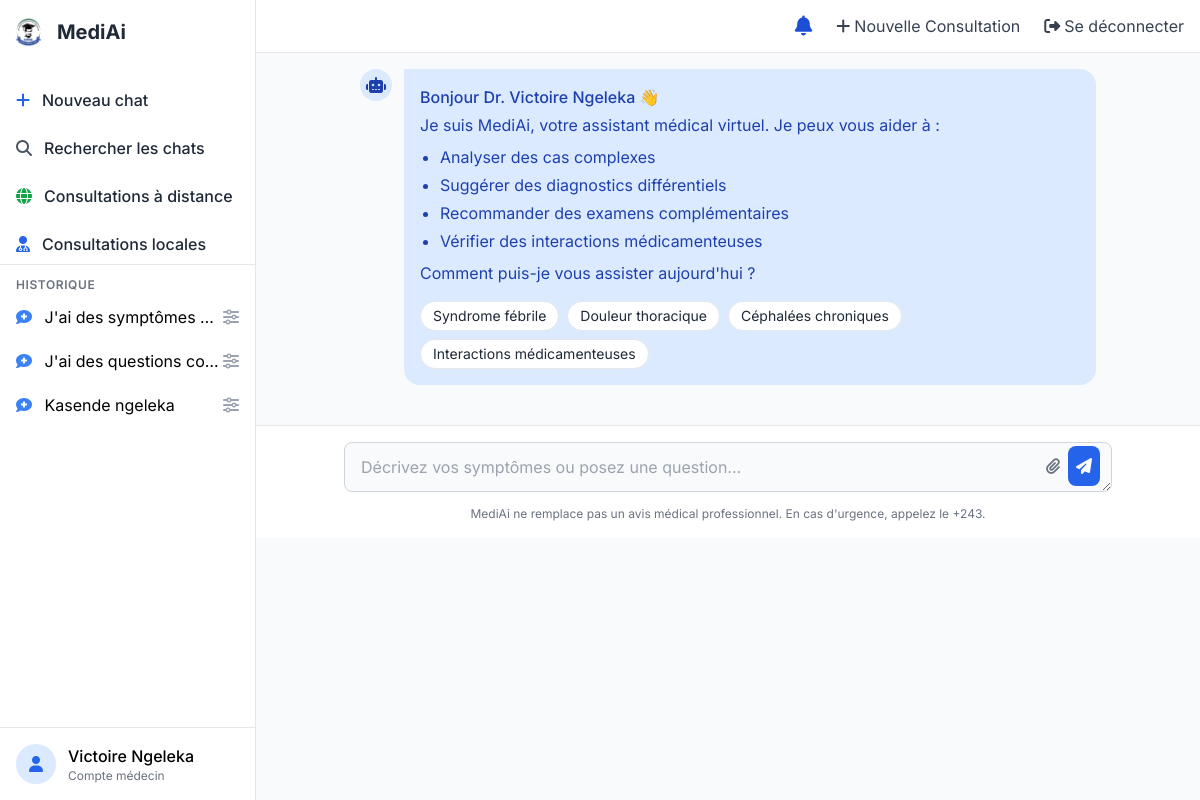
/ (signed in), run on an earlier commit of the app's database.
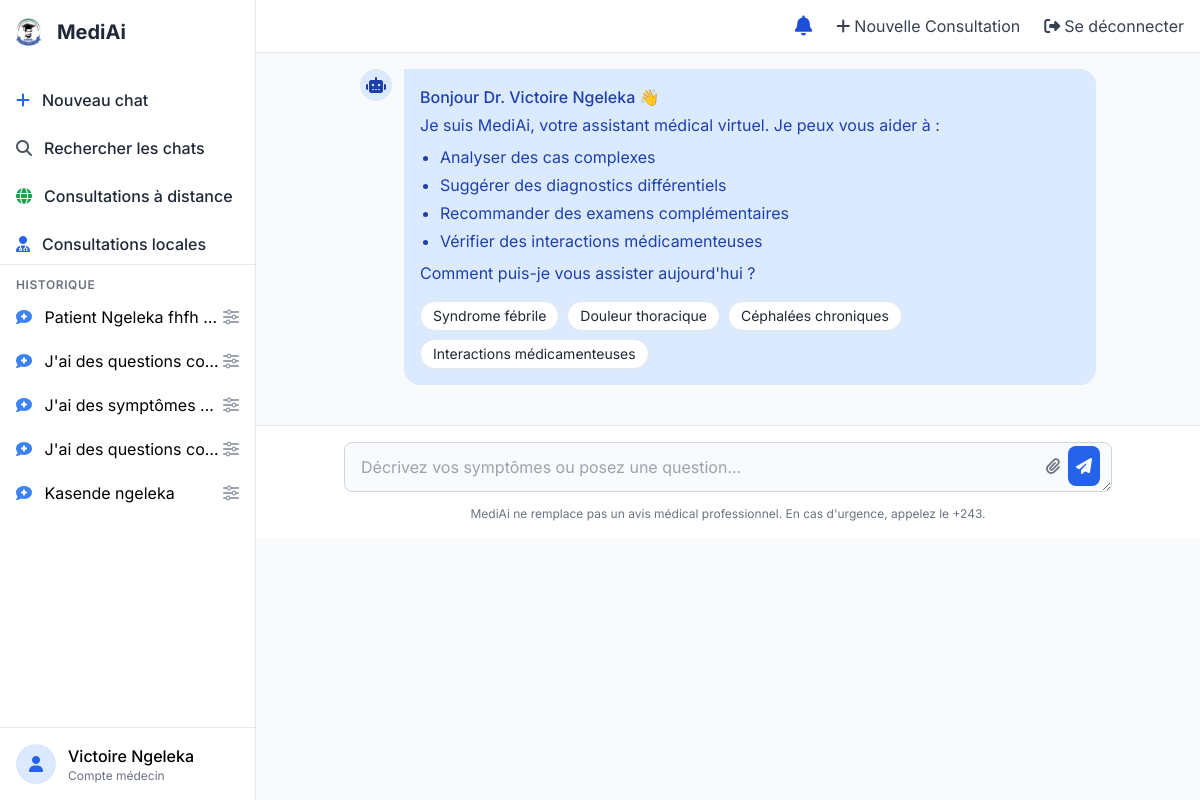
And on a later commit of the database.
### chat/models.py (models this page shows, shortened)
class Conversation(models.Model):
    nom = models.CharField(max_length=100, blank=True, null=True)
    user = models.ForeignKey(CustomUser, on_delete=models.CASCADE, related_name="conversations")
    fiche = models.ForeignKey(FicheConsultation, on_delete=models.CASCADE, related_name="conversations", null=True, blank=True)
    created_at = models.DateTimeField(auto_now_add=True)
    updated_at = models.DateTimeField(auto_now=True)
    class Meta:
        ordering = ['-created_at']
        verbose_name = 'Conversation'
        verbose_name_plural = 'Conversations'

### chat/views.py (the view, shortened to what this page needs)
# urls.py: path('', views.AnalyseSymptomesView.as_view(), name='analyse'),
@method_decorator(csrf_exempt, name='dispatch')
@method_decorator(user_passes_test(is_medecin), name='dispatch')
class AnalyseSymptomesView(LoginRequiredMixin, View):
    template_name = "chat/home.html"
    def get(self, request):
        conversations = Conversation.objects.all().order_by('-created_at')
        chat_items = []
        for conv in conversations:
            messages = MessageIA.objects.filter(
                conversation=conv,
                role__in=['user', 'synthese']
            ).order_by('id')
            if messages.exists():
                chat_items.append({
                    "conversation": conv,
                    "messages": messages
                })
        context = {
            "chat_items": chat_items
        }
        return render(request, self.template_name, context)

### chat/templatetags/markdown_tags.py (called while the page is built)
@register.filter(name='markdown')
def markdown_format(text):
    if not text:
        return ""
    try:
        md = markdown.Markdown(
            extensions=[
                'markdown.extensions.fenced_code',  # Pour les blocs de code
                'markdown.extensions.tables',       # Pour les tableaux
                'markdown.extensions.nl2br',        # Pour les retours à la ligne
            ]
        )
        html = md.convert(text)
        return mark_safe(html)
    except Exception as e:
        return mark_safe(text.replace('\n', '<br>'))

### chat/views.py (called while the page is built)
def is_medecin(user):
    return user.is_authenticated and user.role == MEDECIN

### chat/templates/chat/home.html (shortened to what the changed rows need)
<!DOCTYPE html>
{% load static %}
{% load markdown_tags %}
<html lang="fr">
<head>
    <script src="https://cdn.tailwindcss.com"></script>
    <link rel="stylesheet" href="https://cdnjs.cloudflare.com/ajax/libs/font-awesome/6.4.0/css/all.min.css">
</head>
<body class="bg-gray-50 font-sans flex h-screen overflow-hidden">
<div id="sidebar" class="sidebar bg-white w-64 border-r border-gray-200 flex flex-col">
    <div class="flex items-center px-0 mt-4 mb-8">
        <h1 class="text-xl font-bold text-gray-800">MediAi</h1>
    </div>
    <div class="flex-1 overflow-y-auto">
        <div class="p-2">
            <div id="chat-history" class="space-y-1">
                {% for item in chat_items %}
                    <div onclick="loadConversation({{ item.conversation.id }})"
                        class="px-2 py-2 rounded-lg hover:bg-gray-100 cursor-pointer flex items-center justify-between"
                        data-conversation-id="{{ item.conversation.id }}">
                        {% with titre=item.conversation.nom|default:item.messages.first.content|truncatechars:30 %}
                            <span class="truncate">
                                <i class="fas fa-comment-medical mr-2 text-blue-500"></i> {{ titre }}
                            </span>
                        {% endwith %}
                        <i class="fa-solid fa-sliders text-gray-400 hover:text-gray-600"
                           onclick="event.stopPropagation(); showConversationOptions(event, {{ item.conversation.id }})"></i>
                    </div>
                {% empty %}
                    <div class="px-2 py-2 text-gray-500 text-center">
                        Aucune conversation existante
                    </div>
                {% endfor %}
            </div>
        </div>
    </div>
</div>
</body>
</html>

What changed in the data, as far as the page shows it:
added Conversation: conversation "Patient Ngeleka fhfh…"
added Conversation: conversation "J'ai des questions co…"
